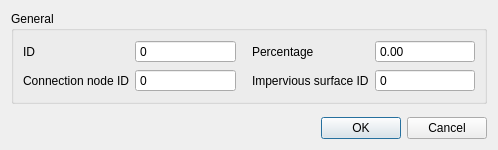
<?xml version="1.0" encoding="UTF-8"?>
<ui version="4.0">
 <class>Form</class>
 <widget class="QWidget" name="Form">
  <property name="geometry">
   <rect>
    <x>0</x>
    <y>0</y>
    <width>498</width>
    <height>150</height>
   </rect>
  </property>
  <property name="windowTitle">
   <string>Form</string>
  </property>
  <property name="locale">
   <locale language="English" country="UnitedStates"/>
  </property>
  <layout class="QGridLayout" name="gridLayout">
   <item row="3" column="0">
    <widget class="QGroupBox" name="grp_general">
     <property name="enabled">
      <bool>true</bool>
     </property>
     <property name="locale">
      <locale language="English" country="UnitedStates"/>
     </property>
     <property name="title">
      <string>General</string>
     </property>
     <layout class="QGridLayout" name="gridLayout_3">
      <item row="1" column="2">
       <widget class="QSpinBox" name="id">
        <property name="sizePolicy">
         <sizepolicy hsizetype="Expanding" vsizetype="Fixed">
          <horstretch>0</horstretch>
          <verstretch>0</verstretch>
         </sizepolicy>
        </property>
        <property name="locale">
         <locale language="English" country="UnitedStates"/>
        </property>
        <property name="readOnly">
         <bool>true</bool>
        </property>
        <property name="buttonSymbols">
         <enum>QAbstractSpinBox::NoButtons</enum>
        </property>
        <property name="maximum">
         <number>999999999</number>
        </property>
       </widget>
      </item>
      <item row="1" column="3">
       <widget class="QLabel" name="label">
        <property name="locale">
         <locale language="English" country="UnitedStates"/>
        </property>
        <property name="text">
         <string>Percentage</string>
        </property>
        <property name="alignment">
         <set>Qt::AlignLeading|Qt::AlignLeft|Qt::AlignVCenter</set>
        </property>
        <property name="indent">
         <number>10</number>
        </property>
       </widget>
      </item>
      <item row="1" column="4">
       <widget class="QDoubleSpinBox" name="percentage">
        <property name="sizePolicy">
         <sizepolicy hsizetype="Expanding" vsizetype="Fixed">
          <horstretch>0</horstretch>
          <verstretch>0</verstretch>
         </sizepolicy>
        </property>
        <property name="locale">
         <locale language="English" country="UnitedStates"/>
        </property>
        <property name="inputMethodHints">
         <set>Qt::ImhNone</set>
        </property>
        <property name="buttonSymbols">
         <enum>QAbstractSpinBox::NoButtons</enum>
        </property>
        <property name="decimals">
         <number>2</number>
        </property>
        <property name="minimum">
         <double>0.000000000000000</double>
        </property>
        <property name="maximum">
         <double>100.000000000000000</double>
        </property>
       </widget>
      </item>
      <item row="2" column="2">
       <widget class="QSpinBox" name="connection_node_id">
        <property name="sizePolicy">
         <sizepolicy hsizetype="Expanding" vsizetype="Fixed">
          <horstretch>0</horstretch>
          <verstretch>0</verstretch>
         </sizepolicy>
        </property>
        <property name="locale">
         <locale language="English" country="UnitedStates"/>
        </property>
        <property name="readOnly">
         <bool>true</bool>
        </property>
        <property name="buttonSymbols">
         <enum>QAbstractSpinBox::NoButtons</enum>
        </property>
        <property name="maximum">
         <number>999999999</number>
        </property>
        <property name="showClearButton" stdset="0">
         <bool>true</bool>
        </property>
        <property name="clearValue" stdset="0">
         <bool>true</bool>
        </property>
        <property name="expressionsEnabled" stdset="0">
         <bool>false</bool>
        </property>
       </widget>
      </item>
      <item row="1" column="0">
       <widget class="QLabel" name="label_3">
        <property name="locale">
         <locale language="English" country="UnitedStates"/>
        </property>
        <property name="text">
         <string>ID</string>
        </property>
        <property name="alignment">
         <set>Qt::AlignLeading|Qt::AlignLeft|Qt::AlignVCenter</set>
        </property>
       </widget>
      </item>
      <item row="2" column="0">
       <widget class="QLabel" name="label_4">
        <property name="locale">
         <locale language="English" country="UnitedStates"/>
        </property>
        <property name="text">
         <string>Connection node ID</string>
        </property>
        <property name="alignment">
         <set>Qt::AlignLeading|Qt::AlignLeft|Qt::AlignVCenter</set>
        </property>
       </widget>
      </item>
      <item row="2" column="3">
       <widget class="QLabel" name="label_2">
        <property name="locale">
         <locale language="English" country="UnitedStates"/>
        </property>
        <property name="text">
         <string>Impervious surface ID</string>
        </property>
        <property name="alignment">
         <set>Qt::AlignLeading|Qt::AlignLeft|Qt::AlignVCenter</set>
        </property>
        <property name="indent">
         <number>10</number>
        </property>
       </widget>
      </item>
      <item row="2" column="4">
       <widget class="QSpinBox" name="impervious_surface_id">
        <property name="sizePolicy">
         <sizepolicy hsizetype="Expanding" vsizetype="Fixed">
          <horstretch>0</horstretch>
          <verstretch>0</verstretch>
         </sizepolicy>
        </property>
        <property name="locale">
         <locale language="English" country="UnitedStates"/>
        </property>
        <property name="readOnly">
         <bool>true</bool>
        </property>
        <property name="buttonSymbols">
         <enum>QAbstractSpinBox::NoButtons</enum>
        </property>
        <property name="maximum">
         <number>999999999</number>
        </property>
        <property name="showClearButton" stdset="0">
         <bool>true</bool>
        </property>
        <property name="clearValue" stdset="0">
         <bool>true</bool>
        </property>
        <property name="expressionsEnabled" stdset="0">
         <bool>false</bool>
        </property>
       </widget>
      </item>
     </layout>
    </widget>
   </item>
   <item row="5" column="0">
    <widget class="QDialogButtonBox" name="buttonBox">
     <property name="standardButtons">
      <set>QDialogButtonBox::Cancel|QDialogButtonBox::Ok</set>
     </property>
    </widget>
   </item>
   <item row="4" column="0">
    <spacer name="verticalSpacer">
     <property name="orientation">
      <enum>Qt::Vertical</enum>
     </property>
     <property name="sizeHint" stdset="0">
      <size>
       <width>20</width>
       <height>40</height>
      </size>
     </property>
    </spacer>
   </item>
  </layout>
 </widget>
 <resources/>
 <connections/>
</ui>
